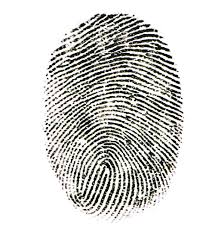
#> input picture ITT/images.jpeg, 218 x 231 px
$ python thinning.py
#> lines starting #> are read from the running program, lines starting #| are printed output that depends on the picture; after the words box and inside, x2 and y2 are one past the last pixel; in counts of white or black regions, pixels touching at a corner belong together
import cv2
import numpy as np

img = cv2.imread('images.jpeg',0) # grayscale image
#> img: shape (231, 218); min 0, max 255, mean 209.5
size = np.size(img)
#> size = 50358
skel = np.zeros(img.shape,np.uint8)

ret,img = cv2.threshold(img,127,255,0) #transform to binary image
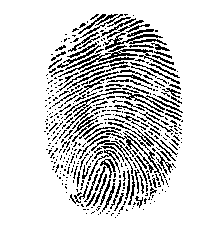
#> img: shape (231, 218); 83.2% white; black in thin lines or dots, all inside (x1, y1, x2, y2) = (44, 14, 183, 218)
element = cv2.getStructuringElement(cv2.MORPH_CROSS,(3,3)) # We have to declare the structuring element we will use for our morphological operations, here we use a 3x3 cross-shaped structure element
done = False

while( not done):
    eroded = cv2.erode(img,element)
    temp = cv2.dilate(eroded,element)
    temp = cv2.subtract(img,temp)
    skel = cv2.bitwise_or(skel,temp)
    img = eroded.copy()

    zeros = size - cv2.countNonZero(img)
    if zeros==size:
        done = True
#> this loop made 100 passes
#> zeros on passes 1 to 12: 18316, 22899, 23797, 24404, 24970, 25522, 26068, 26617, 27170, 27727, 28285, 28847
#> pass 1, `eroded = cv2.erode(img,element)`:
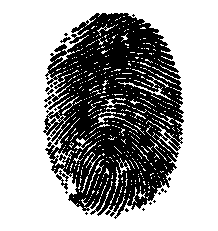
#> eroded: shape (231, 218); 63.6% white; 23 black regions (19 under 20 px), largest, box (x1, y1, x2, y2) and area: (43, 13, 184, 219) 18049, (56, 174, 68, 190) 52, (59, 170, 69, 182) 32, (60, 37, 71, 43) 30
#> pass 1, `temp = cv2.dilate(eroded,element)`:
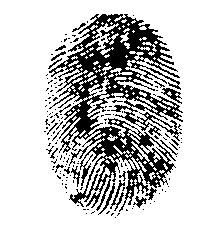
#> temp: shape (231, 218); 77.8% white; 153 black regions (133 under 20 px), largest, box (x1, y1, x2, y2) and area: (49, 14, 183, 212) 9767, (161, 88, 182, 104) 126, (110, 180, 125, 211) 121
#> pass 1, `temp = cv2.subtract(img,temp)`:
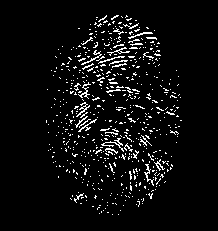
#> temp: shape (231, 218); 5.4% white in thin lines or dots, all inside (x1, y1, x2, y2) = (46, 15, 182, 215)
#> pass 2, `eroded = cv2.erode(img,element)`:
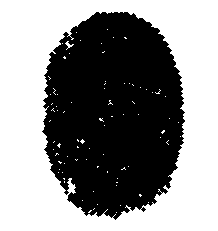
#> eroded: shape (231, 218); 54.5% white; 1 black region, box (x1, y1, x2, y2) and area: (42, 12, 185, 220) 22899
#> after the loop: eroded: shape (231, 218); every value is 0
#> after the loop:
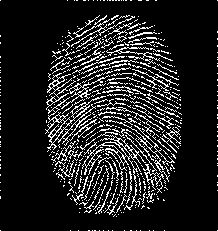
#> skel: shape (231, 218); 13.1% white in thin lines or dots

cv2.imshow("skel",skel)
cv2.waitKey(0)
cv2.destroyAllWindows()

$ run again, with ITT/fg2.png saved as ITT/images.jpeg
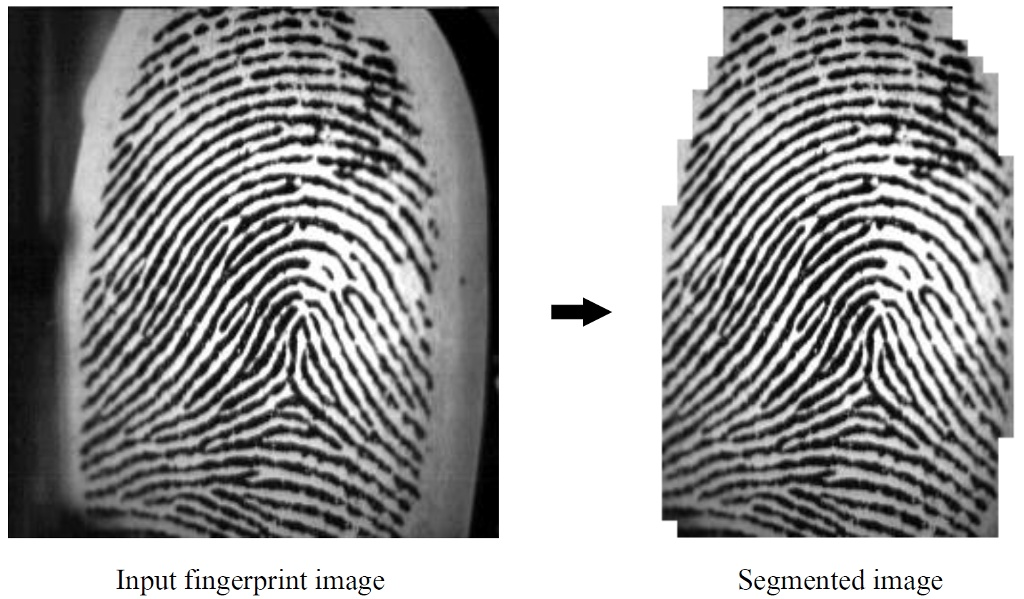
#> input picture ITT/fg2.png, 1024 x 599 px
#> size = 613376
#> `ret,img = cv2.threshold(img,127,255,0)`:
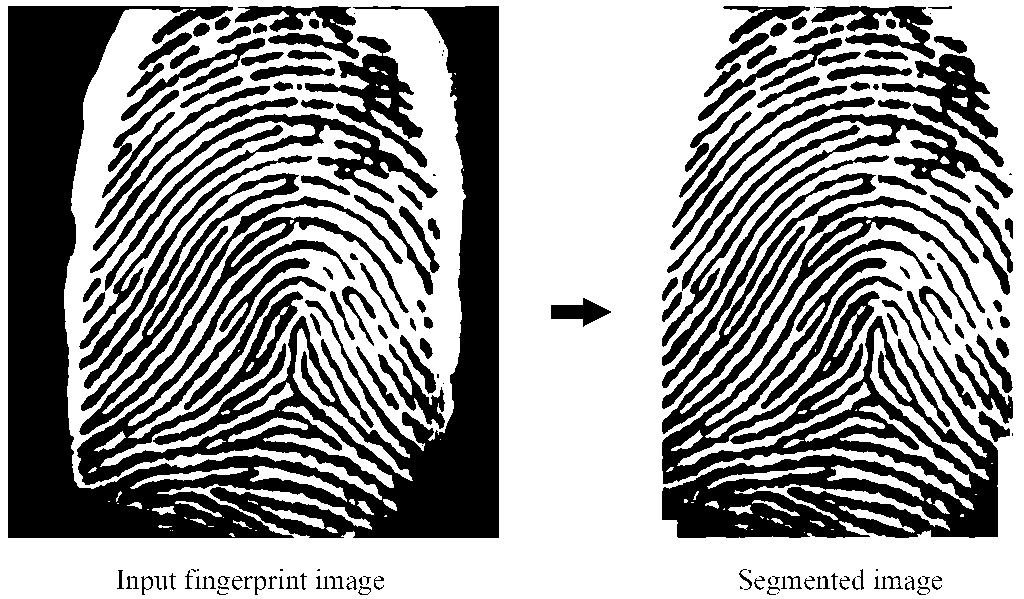
#> img: shape (599, 1024); 59.9% white; 183 black regions (26 under 20 px), largest, box (x1, y1, x2, y2) and area: (8, 6, 499, 538) 104784, (662, 239, 998, 538) 37814, (79, 114, 438, 349) 7332
#> the loop `while( not done):` made 151 passes
#> zeros on passes 1 to 3: 291414, 334995, 374578
#> after the loop `while( not done):`:
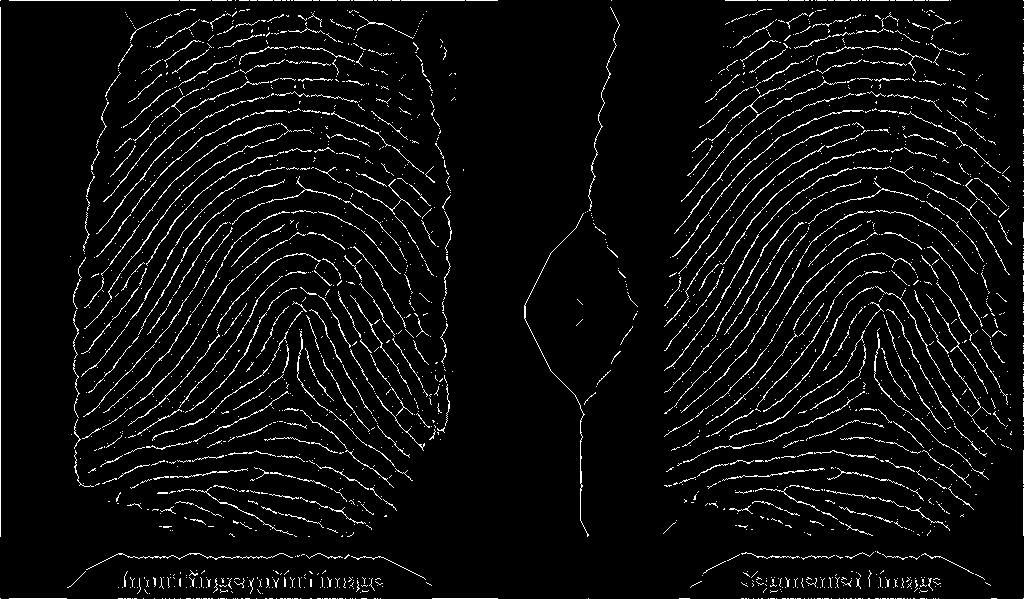
#> skel: shape (599, 1024); 4.9% white in thin lines or dots

$ run again, with ITT/water_coins.jpg copied over ITT/images.jpeg
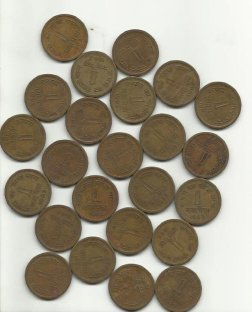
#> input picture ITT/water_coins.jpg, 252 x 312 px
#> size = 78624
#> `ret,img = cv2.threshold(img,127,255,0)`:
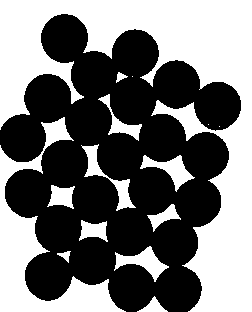
#> img: shape (312, 252); 45.9% white; 15 white regions (3 under 20 px), largest, box (x1, y1, x2, y2) and area: (0, 0, 252, 312) 25412, (0, 117, 126, 312) 6413, (81, 144, 136, 211) 785
#> the loop `while( not done):` made 106 passes
#> zeros on passes 1 to 8: 45008, 47246, 49258, 51022, 52514, 53767, 54846, 55833
#> after the loop `while( not done):`:
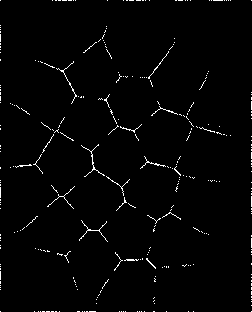
#> skel: shape (312, 252); 1.8% white in thin lines or dots
